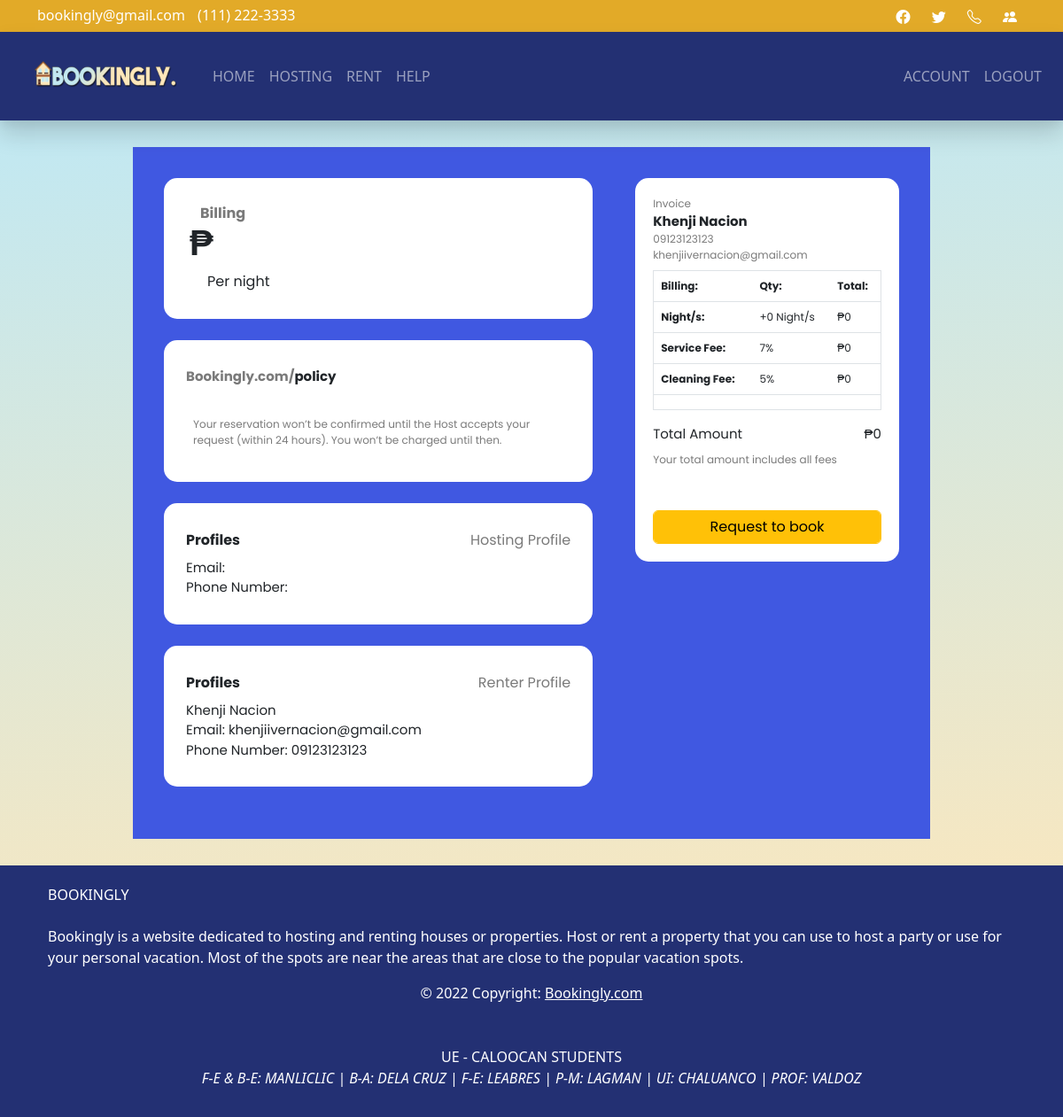
The app's page /renting-billing.php (signed in) with its own data.
### tables this page shows
CREATE TABLE `user` (
  `cpnumber` varchar(11) NOT NULL,
  `password` varchar(255) NOT NULL,
  `firstname` varchar(255) NOT NULL,
  `lastname` varchar(255) NOT NULL,
  `email` varchar(255) NOT NULL,
  `birtdate` date NOT NULL,
  `status` varchar(255) NOT NULL,
  `UserImage` longblob NOT NULL
);

### renting-billing.php (the view, shortened to what this page needs)
<!DOCTYPE html>
<html lang="en">
<head>
    <?php include 'includes/scripts/essentials.php' ?>
    <link rel="stylesheet" type="text/css" href="css/user-account.css">
    <link rel="stylesheet" type="text/css" href="css/renting-billing.css">
</head>
<body>
    <?php
    include "database/database.php";
    $HOSTCODE = $_GET['HOSTCODE'];
    $EMAIL = $_SESSION['EMAIL'];
    $daterange = $_POST['daterange'];
    $sqlresult = mysqli_query($conn, "select * from room WHERE host_id = '$HOSTCODE' ");
    $row = mysqli_fetch_array($sqlresult);
    $sqlresult1 = mysqli_query($conn, "select * from user WHERE email = '$row[1]'");
    $fetch = mysqli_fetch_array($sqlresult1);
    $sqlresult2 = mysqli_query($conn, "select * from user WHERE email = '$EMAIL'");
    $account_fetch = mysqli_fetch_array($sqlresult2);
    $checkin =  $daterange[0] . $daterange[1] .  $daterange[2] .  $daterange[3] .  $daterange[4] .  $daterange[5] .  $daterange[6] .  $daterange[7] .  $daterange[8] . $daterange[9];
    $checkout =  $daterange[13] .  $daterange[14] .  $daterange[15] .  $daterange[16] .  $daterange[17] .  $daterange[18] . $daterange[19] . $daterange[20] . $daterange[21] . $daterange[22];
    $date3 = date_create($checkin);
    $date1 = date_create($checkout);
    $diff2 = date_diff($date3, $date1);
    $penalty2 =  $diff2->format("%R%a");
    $standardrate =  $penalty2 * $row[27];
    $servicefee = $standardrate * 0.07;
    $cleaningfee = $standardrate * 0.05;
    $total  = $servicefee + $cleaningfee + $standardrate;
    ?>
    <form action="validation.php" method="post">
        <section>
            <div class="container1">
                <div class="row m-0">
                    <div class="col-md-7 col-12">
                        <div class="row">
                            <div class="col-12 mb-4">
                                <div class="row box-right">
                                    <div class="col-md-8 ps-0 ">
                                        <p class="ps-3 textmuted fw-bold h6 mb-0">Billing </p>
                                        <p class="h1 fw-bold d-flex"> <span class=" fas fa-dollar-sign textmuted pe-1 h6 align-text-top mt-1"></span>₱<?php echo $row[27] ?></p>
                                        <p class="ms-3 px-2 bg-red">Per night</p>
                                    </div>
                                </div>
                            </div>
                            <div class="col-12 px-0 mb-4">
                                <div class="box-right">
                                    <div class="d-flex pb-2">
                                        <p class="fw-bold h7"><span class="textmuted">Bookingly.com/</span>policy</p>
                                        <p class="ms-auto p-blue"><span class=" bg btn btn-primary fas fa-pencil-alt me-3"></span> <span class=" bg btn btn-primary far fa-clone"></span> </p>
                                    </div>
                                    <div class="bg-blue p-2">
                                        <P class="h8 textmuted">Your reservation won’t be confirmed until the Host accepts your request (within 24 hours).
                                            You won’t be charged until then.
                                        </P>
                                    </div>
                                </div>
                            </div>
                            <div class="col-12 px-0 mb-4">
                                <div class="box-right">
                                    <div class="d-flex mb-2">
                                        <p class="fw-bold">Profiles</p>
                                        <p class="ms-auto textmuted">Hosting Profile<span class="fas fa-times"></span></p>
                                    </div>
                                    <div class="row">
                                        <p class="h7"><span class="fas fa-times">Email: </span><?php echo $fetch[4] ?></p>
                                    </div>
                                    <div class="row">
                                        <p class="h7"><span class="fas fa-times">Phone Number: </span><?php echo $fetch[0] ?></p>
                                    </div>
                                </div>
                            </div>
                            <div class="col-12 px-0 mb-4">
                                <div class="box-right">
                                    <div class="d-flex mb-2">
                                        <p class="fw-bold">Profiles</p>
                                        <p class="ms-auto textmuted">Renter Profile<span class="fas fa-times"></span></p>
                                    </div>
                                    <div class="row">
                                        <p class="h7"><?php echo $account_fetch[2] ?> <?php echo $account_fetch[3] ?></p>
                                    </div>
                                    <div class="row">
                                        <p class="h7"><span class="fas fa-times">Email: </span><?php echo $account_fetch[4] ?></p>
                                    </div>
                                    <div class="row">
                                        <p class="h7"><span class="fas fa-times">Phone Number: </span><?php echo $account_fetch[0] ?></p>
                                    </div>
                                </div>
                            </div>
                        </div>
                    </div>
                    <div class="col-md-5 col-12 ps-md-5 p-0 ">
                        <div class="box-left">
                            <p class="textmuted h8">Invoice</p>
                            <p class="fw-bold h7"><?php echo $account_fetch[2] ?> <?php echo $account_fetch[3] ?></p>
                            <p class="textmuted h8"><?php echo $account_fetch[0] ?></p>
                            <p class="textmuted h8 mb-2"><?php echo $account_fetch[4] ?></p>
                            <div class="h8">
                                <div class="row m-0 border mb-3">
                                    <table class="table">
                                        <thead>
                                            <tr>
                                                <th scope="col">Billing:</th>
                                                <th scope="col">Qty:</th>
                                                <th scope="col">Total:</th>
                                            </tr>
                                        </thead>
                                        <tbody>
                                            <tr>
                                                <th scope="row">Night/s:</th>
                                                <td><?php echo $penalty2 ?> Night/s</td>
                                                <td>₱<?php echo $standardrate ?></td>
                                            </tr>
                                            <tr>
                                                <th scope="row">Service Fee:</th>
                                                <td>7%</td>
                                                <td colspan="2">₱<?php echo round($servicefee) ?></td>
                                            </tr>
                                            <tr>
                                                <th scope="row">Cleaning Fee:</th>
                                                <td>5%</td>
                                                <td colspan="2">₱<?php echo round($cleaningfee) ?></td>
                                            </tr>
                                        </tbody>
                                    </table>
                                </div>
                                <div class="d-flex h7 mb-2">
                                    <p class="">Total Amount</p>
                                    <p class="ms-auto"><span class="fas fa-dollar-sign"></span>₱<?php echo round($total)  ?></p>
                                </div>
                                <div class="h8 mb-5">
                                    <p class="textmuted">Your total amount includes all fees </p>
                                </div>
                                <input type="submit" value="Request to book" class="btn btn-warning form-control" name="submit_renting">
                            </div>
                        </div>
                    </div>
                </div>
            </div>
        </section>
    </form>
    <?php include 'includes/footer.php'; ?>
</body>
</html>

### css/default.css (style rules this page uses)
body { background: rgb(194, 232, 241); background: linear-gradient(175deg, rgba(194, 232, 241, 1) 12%, rgba(252, 231, 188, 1) 87%); overflow-x: hidden; }

### css/renting-billing.css (style rules this page uses)
p { margin: 0 }
.container1 { max-width: 900px; margin: 30px auto; background-color: #4058e1; padding: 35px; box-sizing: border-box; font-family: 'Poppins', sans-serif }
.box-right { padding: 30px 25px; background-color: white; border-radius: 15px }
.box-left { padding: 20px 20px; background-color: white; border-radius: 15px }
.textmuted { color: #7a7a7a }
.p-blue { font-size: 14px; color: #1976d2 }
.h7 { font-size: 15px }
.h8 { font-size: 12px }
.bg-blue { background-color: #ffffff9c; border-radius: 5px }
.form-control { box-shadow: none !important }
::placeholder { font-size: 14px }
.fas, .far { cursor: pointer }
.btn.btn-primary { box-shadow: none; height: 40px; padding: 11px }
.bg.btn.btn-primary { background-color: transparent; border: none; color: #1976d2 }

### records on screen
user: firstname "Khenji", lastname "Nacion", email "khenjiivernacion@gmail.com", cpnumber "09123123123"

### other values on screen
$penalty2 "+0"
$standardrate "0"
$servicefee "0"
$cleaningfee "0"
$total "0"
